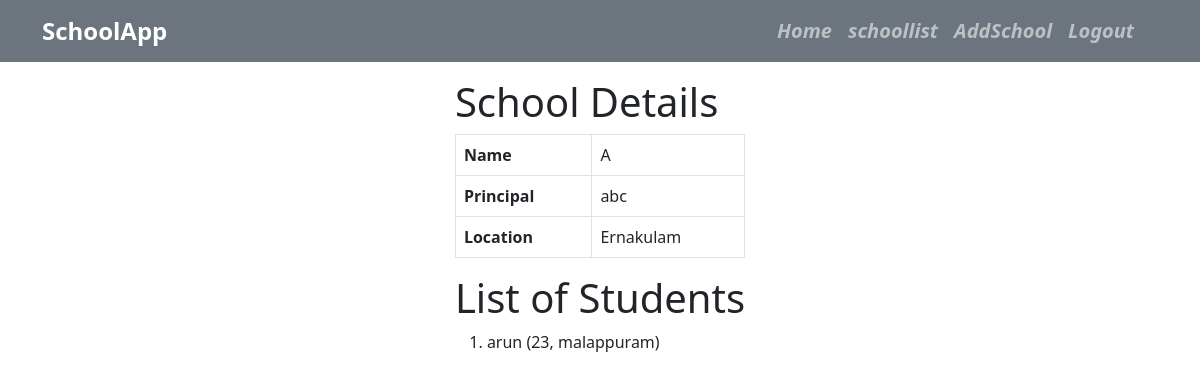
/schooldetails/1 (signed in), run on an earlier commit of the app's database.
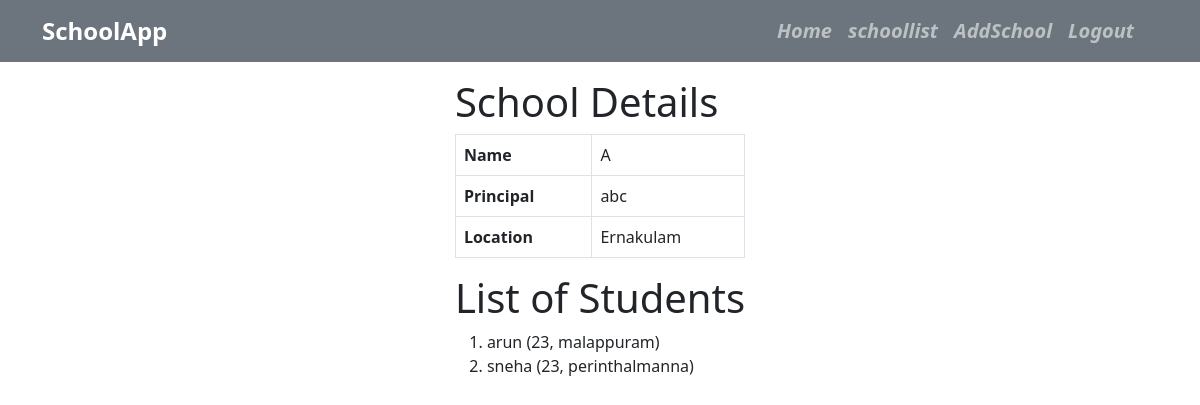
And on a later commit of the database.
### app1/models.py (models this page shows)
class School(models.Model):
    name=models.CharField(max_length=30)
    principal=models.CharField(max_length=30)
    location=models.CharField(max_length=30)

class Student(models.Model):
    name = models.CharField(max_length=30)
    age= models.IntegerField()
    place = models.CharField(max_length=30)
    school = models.ForeignKey(School,on_delete=models.CASCADE,related_name="students")
    user = models.OneToOneField(User,on_delete=models.CASCADE)

### app1/views.py (the view)
# urls.py: path('schooldetails/<int:i>',views.SchoolDetails.as_view(),name="schooldetails"),
class SchoolDetails(View):
    def get(self,request,i):
        s=School.objects.get(id=i)
        can_join=True   #assuming current user not joined in any school initially
        is_student=False #assuming current user is not joined particular school
        u=request.user
        try:
            st=Student.objects.get(user=u)#checks whether the current user joined in any school
            can_join=False
            if st.school==s:    #if the user joined in the that specific school
                is_student=True
        except:
            pass
        return render(request,'schooldetails.html',{'school':s,'can_join':can_join,'is_student':is_student})

### templates/schooldetails.html (shortened to what this page needs)
{% extends 'base.html' %}
{% block content %}
<div class="container mt-3 d-flex align-items-center justify-content-center">
  <div>
    <h1>School Details</h1>
    <table class="table table-bordered">
        <tr>
            <th>Name</th>
            <td>{{ school.name }}</td>
        </tr>
        <tr>
            <th>Principal</th>
            <td>{{ school.principal }}</td>
        </tr>
        <tr>
            <th>Location</th>
            <td>{{ school.location }}</td>
    </table>
      {% if user.is_authenticated %}
      {%if user.is_superuser == True %}
       <h1>List of Students</h1>
         <ol>
        {% for j in school.students.all %}
            <li>{{ j.name }} ({{ j.age }}, {{ j.place }})</li>
        {% endfor %}
        </ol>
      {% endif %}
        {% endif %}
  </div>
</div>
{% endblock %}

### templates/base.html (shortened to what this page needs)
<!DOCTYPE html>
{% load static %}
<html lang="en">
<head>
    <link href="https://cdn.jsdelivr.net/npm/bootstrap@5.0.2/dist/css/bootstrap.min.css" rel="stylesheet">
</head>
<body>
<nav class="navbar navbar-expand-lg navbar-dark bg-secondary">
  <div class="container">
    <a class="navbar-brand fs-4 fw-bold" href="#">SchoolApp</a>
    <div class="collapse navbar-collapse" id="navbarNav">
      <ul class="navbar-nav ms-auto fs-5 fw-bold fst-italic">
        <li class="nav-item">
          <a class="nav-link " aria-current="page" href="{% url 'home' %}">Home</a>
        </li>
          {% if request.user.is_authenticated %}
           <li class="nav-item">
            <a class="nav-link" href="{% url 'schoollist' %}">schoollist</a>
           </li>
           {% if user.is_superuser == True %}
          <li class="nav-item">
            <a class="nav-link" href="{% url 'addschool' %}">AddSchool</a>
           </li>
            {% endif %}
          <li class="nav-item">
            <a class="nav-link" href="{% url 'userlogout' %}">Logout</a>
           </li>
          {% endif %}
      </ul>
    </div>
  </div>
</nav>
{% block content %}
{% endblock %}
</body>
</html>

What changed in the data, as far as the page shows it:
added Student: name "sneha", age "23", place "perinthalmanna"
